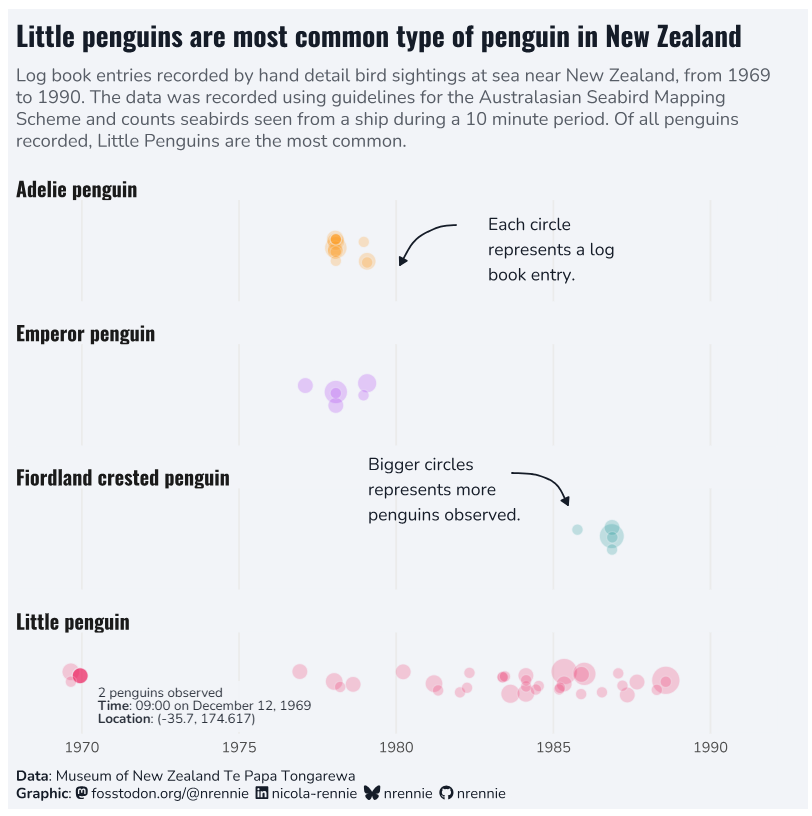

Write R code to recreate this figure.
# Load packages -----------------------------------------------------------

library(tidyverse)
library(showtext)
library(ggtext)
library(nrBrand)
library(glue)
library(ggview)
library(ggiraph)
library(cowplot)
library(grid)


# Load data ---------------------------------------------------------------

tuesdata <- tidytuesdayR::tt_load("2026-04-14")
beaufort_scale <- tuesdata$beaufort_scale
birds <- tuesdata$birds
sea_states <- tuesdata$sea_states
ships <- tuesdata$ships


# Load fonts --------------------------------------------------------------

font_add_google("Oswald")
font_add_google("Nunito")
showtext_auto()
showtext_opts(dpi = 300)
title_font <- "Oswald"
body_font <- "Nunito"


# Define colours and fonts-------------------------------------------------

bg_col <- "#F2F4F8"
text_col <- "#151C28"
highlight_col <- "#7F055F"


# Data wrangling ----------------------------------------------------------

plot_data <- birds |>
  filter(str_detect(species_common_name, "penguin")) |>
  mutate(
    species_common_name = str_remove(species_common_name, " AD"),
    species_common_name = str_remove(species_common_name, " SUBAD")
  ) |>
  select(record_id, species_common_name, count) |>
  drop_na() |> 
  group_by(species_common_name) |> 
  mutate(n_tot = n()) |> 
  ungroup() |> 
  filter(n_tot > 1) |> 
  select(-n_tot) |> 
  mutate(id = row_number()) 

ship_data <- ships |> 
  filter(record_id %in% unique(plot_data$record_id)) |> 
  select(record_id, date, time, latitude, longitude) 

final_data <- plot_data |> 
  left_join(ship_data, by = "record_id") |> 
  mutate(time = format(strptime(time, "%H:%M:%S"), "%H:%M")) |> 
  mutate(label = glue("{count} penguin{if_else(count > 1, 's', '')} observed<br><b>Time</b>: {time} on {str_squish(format(date, '%B %e, %Y'))}<br><b>Location</b>: ({latitude}, {longitude})")) |> 
  arrange(desc(count))


# Define text -------------------------------------------------------------

social <- nrBrand::social_caption(
  bg_colour = bg_col,
  icon_colour = text_col,
  font_colour = text_col,
  font_family = body_font
)
title <- "Little penguins are most common type of penguin in New Zealand"
st <- "Log book entries recorded by hand detail bird sightings at sea near New Zealand, from 1969 to 1990. The data was recorded using guidelines for the Australasian Seabird Mapping Scheme and counts seabirds seen from a ship during a 10 minute period. Of all penguins recorded, Little Penguins are the most common."
cap <- source_caption(source = "Museum of New Zealand Te Papa Tongarewa", graphic = social)


# Plot --------------------------------------------------------------------

ggplot(
  data = final_data,
  mapping = aes(x = date, y = 1, fill = species_common_name)
) +
  geom_point_interactive(
    mapping = aes(tooltip = label, data_id = id, size = count),
    position = position_jitter(width = 0, height = 0.2,  seed = 1404),
    colour = bg_col,
    alpha = 0.7,
    pch = 21
  ) +
  scale_size(range = c(3, 8)) +
  scale_x_date(limits = ymd(c("1969-01-01", "1990-12-31"))) +
  scale_y_continuous(limits = c(0.25, 1.75)) +
  scale_fill_manual(values= c("darkorange","purple","cyan4", "#ED1D5B")) +
  facet_wrap(~str_wrap(species_common_name, 20), ncol = 1) +
  labs(x = NULL,
       y = NULL,
       title = title,
       subtitle = st,
       caption = cap) +
  coord_cartesian(clip = "off") +
  theme_minimal(base_family = body_font, base_size = 11.5) +
  theme(
    plot.title.position = "plot",
    plot.caption.position = "plot",
    plot.background = element_rect(fill = bg_col, colour = bg_col),
    panel.background = element_rect(fill = bg_col, colour = bg_col),
    plot.title = element_textbox_simple(
      colour = text_col,
      hjust = 0,
      halign = 0,
      margin = margin(b = 5, t = 5),
      family = title_font,
      face = "bold",
      size = rel(1.5)
    ),
    plot.subtitle = element_textbox_simple(
      colour = alpha(text_col, 0.7),
      hjust = 0,
      halign = 0,
      margin = margin(b = 10, t = 5),
      family = body_font
    ),
    plot.caption = element_textbox_simple(
      colour = text_col,
      hjust = 0,
      halign = 0,
      margin = margin(b = 0, t = 10),
      family = body_font
    ),
    strip.text = element_textbox_simple(
      face = "bold",
      margin = margin(t = 10),
      family = title_font,
      hjust = 0,
      size = rel(1.1)
    ),
    axis.title.x = element_text(
      hjust = 1, colour = alpha(text_col, 0.7),
      margin = margin(r = -5, t = 3)
    ),
    panel.grid.minor = element_blank(),
    panel.grid.major.y = element_blank(),
    plot.margin = margin(5, 20, 5, 5),
    axis.text.y = element_blank(),
    legend.position = "none"
  ) -> g

# Static
g_int <- ggdraw(g) +
  draw_text(
    x = 0.6, y = 0.7,
    size = 11,
    hjust = 0,
    colour = text_col,
    family = body_font,
    text = str_wrap("Each circle represents a log book entry.", 17)
  ) +
  draw_grob(
    curveGrob(
      x1 = 0.56, y1 = 0.73,
      x2 = 0.49, y2 = 0.68,
      curvature = 0.3,
      gp = gpar(col = text_col, lwd = 1.5, fill = text_col),
      arrow = arrow(type = "closed", length = unit(0.07, "inches"))
    )
  ) +
  draw_text(
    x = 0.45, y = 0.4,
    size = 11,
    hjust = 0,
    colour = text_col,
    family = body_font,
    text = str_wrap("Bigger circles represents more penguins observed.", 22)
  ) +
  draw_grob(
    curveGrob(
      x1 = 0.63, y1 = 0.42,
      x2 = 0.70, y2 = 0.38,
      curvature = -0.35,
      gp = gpar(col = text_col, lwd = 1.5, fill = text_col),
      arrow = arrow(type = "closed", length = unit(0.07, "inches"))
    )
  ) 

# Static
g_int +
  canvas(
    width = 7, height = 7,
    units = "in", bg = bg_col,
    dpi = 300
  ) -> p

# Interactive
girafe(
  ggobj = g_int,
  width_svg = 7,
  height_svg = 7,
  bg = bg_col,
  options = list(
    opts_tooltip(
      css = glue("
        padding: 5pt;
        font-family: {body_font};
        font-size: 1rem;
        background-color: {bg_col};
        border-radius: 3px;
        line-height: 1;
        color: {text_col};")
    ),
    opts_hover(css = glue("opacity:1;")),
    opts_hover_inv(css = "opacity:0.3;"),
    opts_toolbar(saveaspng = FALSE, hidden = "saveaspng"),
    opts_zoom(max = 1)
  )
)


# Save --------------------------------------------------------------------

save_ggplot(
  plot = p,
  file = file.path("2026", "2026-04-14", paste0("20260414_static", ".png"))
)
